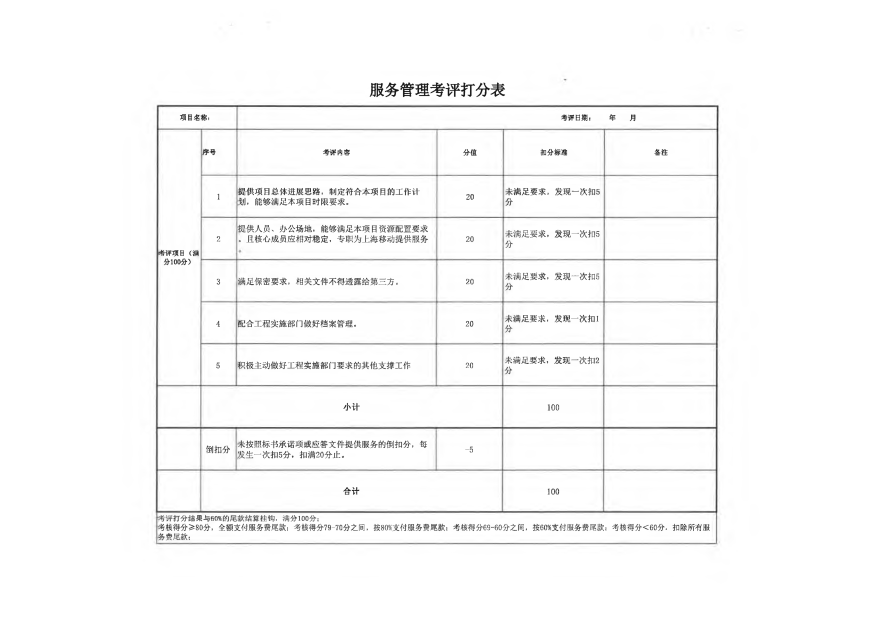
#> input picture cmp_landscape_raw.png, 1753 x 1240 px (shown at 1/2 size)
$ python -i _probe_page4_ocr_orient.py   (imports and definitions only)
#> lines starting #> are read from the running program, lines starting #| are printed output that depends on the picture; after the words box and inside, x2 and y2 are one past the last pixel; in counts of white or black regions, pixels touching at a corner belong together
### server/backend/volc_ocr.py
"""火山引擎 OCR — 智能文档解析 (ocr_pdf) + 通用文字识别 (ocr_normal)。"""
import base64
import copy
import json
import logging
import os
import re
import shutil
import subprocess
import tempfile
import urllib.request

log = logging.getLogger(__name__)

CHUNK_PAGES = 16
MAX_PAGES = 300
NORMAL_OCR_DPI = 200
IMAGE_PARSE_DPI = 400
_CONTRACT_HINTS = (
    "服务合同", "甲方", "乙方", "CMCCTD", "签字/盖章", "合同专用章", "监测项目",
)
_TASK_CHECKLIST_HINTS = ("任务清单", "考评项目", "扣分标准", "你需要做什么", "要准备的资料")
_DENSE_TABLE_HINTS = (
    "规格书", "概况", "标高", "基坑", "监测", "参数", "结构概况", "技术规格", "单体",
)
_SCORING_FORM_HINTS = ("考评打分表", "服务管理考评", "考评得分", "扣分标准", "考评内容")
_SCORING_TABLE_HEADERS = frozenset({"序号", "考评内容", "分值", "扣分标准", "备注", "考评标准", "扣分", "得分"})
_SCORING_TABLE_COL_RATIOS = {
    5: [0.06, 0.36, 0.08, 0.36, 0.14],
    6: [0.08, 0.06, 0.36, 0.12, 0.18, 0.20],  # WPS reference: 序号/考评内容/考评标准/分值/扣分/得分
}
_BLANK_PAGE_MIN_CHARS = 15
_BLANK_PAGE_SNAPSHOT_DPI = 150
ENV_PATH = os.environ.get("TOOLBOX_ENV", "/home/toolbox/toolbox.env")


# [14 lines left out: functions _fitz_pixmap, _fitz_save_pix, not called in this run]

# 常见水印碎片（含 OCR 误识变体）
_STATIC_WATERMARKS = {
    "臻子至善", "李于至善", "生臻子至善", "德厚生臻子至美", "德厚生臻子",
    "正德厚生", "正德厚生臻子", "哪生臻子", "臻予玉", "想", "于至善", "厚",
    "正德厚生臻子不", "生牛", "器", "德厚生", "名厚生",
}
_WATERMARK_FRAG_RES = [
    re.compile(r"德厚生臻子至美\s*"),
    re.compile(r"德厚生\s*"),
    re.compile(r"正德厚生?\s*"),
    re.compile(r"正臻子\s*"),
    re.compile(r"名厚生\s*"),
    re.compile(r"正德厚生臻子不?\"?\s*"),
    re.compile(r"臻子至善"),
    re.compile(r"李于至善"),
    re.compile(r"生臻子至善"),
    re.compile(r"于至善[。.]?\s*"),
    re.compile(r"哪生臻子不\"?\s*"),
    re.compile(r"臻予玉\s*"),
    re.compile(r"臻、\s*"),
]
_TABLE_CELL_RE = re.compile(r"<t[dh]([^>]*)>(.*?)</t[dh]>", re.I | re.S)
_ATTR_SPAN_RE = re.compile(r'(rowspan|colspan)\s*=\s*["\']?(\d+)', re.I)
_TASK_TABLE_HEADERS = frozenset({"时间", "任务名称", "你需要做什么", "要准备的资料"})
_TASK_TABLE_COL_RATIOS = {
    4: [0.10, 0.28, 0.32, 0.30],
    5: [0.12, 0.28, 0.14, 0.46],
}
_CHECKLIST_TITLE_BLUE = "03427A"
_CHECKLIST_SECTION_RED = "C60000"
_CHECKLIST_SUBTITLE_RED = "C50000"
_CHECKLIST_TABLE_HEAD_BG = "1E4D78"
_CHECKLIST_TABLE_HEAD_FG = "FFFFFF"
_CHECKLIST_TABLE_ACCENT_BG = "FEF2DF"
# Generic OCR fixes: common misreads in Chinese scanned documents.
# Document-specific corrections (company names, project codes, exact dates)
# should NOT go here — they break other contracts. Put them in a per-document
# JSON sidecar file named <contract_id>_ocr_fixes.json instead.
_OCR_FIXES = [
    # Common character confusions
    (re.compile(r"56生态"), "5G生态"),
    (re.compile(r"勤察"), "勘察"),
    (re.compile(r"粉察"), "勘察"),
    (re.compile(r"勒茶"), "勘察"),
    (re.compile(r"限眼同的求"), "按照"),
    (re.compile(r"甲防"), "甲方"),
    (re.compile(r"平方"), "甲方"),
    (re.compile(r"上渣"), "上海"),
    (re.compile(r"勤装"), "勘察"),
    (re.compile(r"黑章"), "盖章"),
    (re.compile(r"舍:\s*公"), "："),
    (re.compile(r"授校"), "授权"),
    (re.compile(r"仅器"), "仪器"),
    (re.compile(r"寄注"), "备注"),
    (re.compile(r"个同专用章"), "合同专用章"),
    # IT terminology
    (re.compile(r"[1I]硬件"), "IT硬件"),
    (re.compile(r"SU[\\／/]系统"), "SDN系统"),
    (re.compile(r"报客户机"), "瘦客户机"),
]
_IMG_MD_RE = re.compile(r"!\[[^\]]*\]\((https?://[^)]+)\)")
_IMG_MD_LINE_RE = re.compile(r"^\s*!\[[^\]]*\]\([^)]+\)\s*$")
_HEADING_MD_RE = re.compile(r"^#{1,6}\s+")
_TABLE_HTML_RE = re.compile(r"<table[\s\S]*?</table>", re.I)
_TABLE_CELL_TAG_RE = re.compile(r"</?t[dh]\b", re.I)
_DEGRADED_OCR_WARNING = (
    "智能文档解析未能还原版式或表格，已改用通用文字识别输出文字；"
    "如需完整表格，请使用电子版 PDF 或在 WPS 中转换"
)


# [20 lines left out: functions _load_env_file, volc_credentials, not called in this run]


def volc_configured():
    ak, sk = volc_credentials()
    return bool(ak and sk)


# [72 lines left out: functions pdf_page_count, _ocr_pdf_chunk, _parse_ocr_detail, _image_parse_dpi, _ocr_blob, not called in this run]


def _looks_like_contract(markdown="", details=None):
    blob = _ocr_blob(markdown, details)
    return sum(1 for h in _CONTRACT_HINTS if h in blob) >= 2


# [82 lines left out: functions _looks_like_task_checklist, _preprocessed_ocr_path, _visual_service, _strip_image_markdown, _text_has_substance, _block_has_substance and 1 more, not called in this run]


def _markdown_has_usable_content(markdown):
    return _text_has_substance(markdown or "")


# [266 lines left out: functions _doc_parse_image_only, _detail_looks_fragmented, _detail_needs_image_mode, _page_rgb_and_b64, _ocr_normal_page, volc_ocr_image_text and 6 more, not called in this run]


def _ocr_pdf_image_page(visual, image_b64):
    return _ocr_pdf_image_page_data(visual, image_b64).get("markdown") or ""


# [651 lines left out: functions _pdf_image_mode_pages, pdf_to_markdown_image_mode, pdf_to_detail_image_mode, _set_cell_shading, _set_cell_alignment, _set_cell_text_style and 22 more, not called in this run]


_SIG_TEXT_HINTS = (
    "签字", "盖章", "签章", "日期", "甲方", "乙方", "合同专用章",
    "授权代表", "法定代表人", "第八条", "第九条", "签字页", "签章页",
)


def _is_sig_relevant_text(text):
    text = text or ""
    return any(h in text for h in _SIG_TEXT_HINTS)


# [167 lines left out: functions _is_noise_text, _keep_cover_text, _begin_landscape_section, _begin_portrait_section, _sync_doc_section_to_pdf, _set_row_height and 4 more, not called in this run]


def _seal_extract_enabled():
    _load_env_file()
    return os.environ.get("VOLC_EXTRACT_SEAL", "1").strip().lower() not in ("0", "false", "no")


# [8 lines left out: function _pdf_page_landscape, not called in this run]


_PAGE_LAYOUT_CACHE = {}

# 页面版式 / 扫描校正分类（表格页）
# portrait_upright  — 正坐表（page_6）：竖版 A4，表头在上
# sideways_ccw/cw   — 侧躺约 90°（扫描横着放）
# upside_down       — 颠倒约 180°
# skewed            — 仅歪斜（如约 8° 没放正）
# landscape_native  — 真横版页
# pdf_rotated_meta  — PDF /Rotate 元数据


def _clear_page_layout_cache():
    _PAGE_LAYOUT_CACHE.clear()


# [10 lines left out: function _pdf_page_rotation_meta, not called in this run]


def _render_page_bgr(pdf_path, page_index, dpi):
#> further down, picture is the input picture: shape (1240, 1753, 3); min 19, max 255, mean 248.5
    import cv2
    import fitz
    import numpy as np

    doc = fitz.open(pdf_path)
    try:
        page = doc[page_index]
        pix = _fitz_pixmap(page, matrix=fitz.Matrix(dpi / 72.0, dpi / 72.0), alpha=False)
        arr = np.frombuffer(pix.samples, dtype=np.uint8).reshape(pix.height, pix.width, pix.n)
        if pix.n >= 3:
            return cv2.cvtColor(arr, cv2.COLOR_RGB2BGR)
        return arr
    finally:
        doc.close()


# [110 lines left out: functions _render_page_bgr_rotated, _rotate_bgr, _page_ink_binary, _ink_cover_metrics, _detect_fine_skew_deg, _orientation_alignment_score and 2 more, not called in this run]


def _orientation_combined_score(img_bgr):
    return _orientation_alignment_score(img_bgr) + _upright_header_score(img_bgr) * 0.003


# [193 lines left out: functions _detect_visual_sideways_rotation, _detect_coarse_rotation_osd, _detect_best_coarse_rotation, _deskew_bgr, _layout_kind_from_rotation, _classify_page_layout and 5 more, not called in this run]


def _layout_needs_sideways_handling(layout):
    return _layout_needs_orientation_handling(layout)


# [163 lines left out: functions _raw_text_len, _meaningful_text_len, _page_has_image_blocks, _page_has_table, _page_table_quality, _table_semantic_score and 7 more, not called in this run]


def _page_table_cell_count(page, page_md=""):
    return len(re.findall(r"<t[dh]", _page_table_blob(page, page_md), re.I))


# [76 lines left out: functions _page_has_large_image_block, _page_render_stats, _page_is_blank_risk, _page_is_dense_table, _page_table_quality_abnormal, not called in this run]


def _extract_md_tables(page_md):
    return _TABLE_HTML_RE.findall(page_md or "")


# [165 lines left out: functions _table_html_quality, _pick_best_table_html, _prepare_dual_channel_page, _page_non_table_meaningful_len, _render_remaining_md_tables, _doc_body_text_len and 5 more, not called in this run]


_FLOAT_IMG_ID = [200]


# [264 lines left out: functions _get_page_emu_size, _add_floating_image, _embed_extracted_seals, _resolve_block_image_path, _embed_ocr_image_blocks, _embed_signatures and 1 more, not called in this run]


def _set_run_font(run, bold=False, italic=False):
    run.bold = bool(bold)
    run.italic = bool(italic)


# [42 lines left out: functions _add_text_paragraph, _box_metrics, _infer_alignment, not called in this run]


_COVER_CONTENT_PT = 680.0


def _box_target_y_pt(box, page_hw):
    _, ph, _, y0, _, _ = _box_metrics(box or {}, page_hw)
    return y0 / max(ph, 1) * _COVER_CONTENT_PT


# [1420 lines left out: functions _estimate_para_height_pt, _space_before_cover_pt, _space_before_pt, _set_run_font_style, _cover_text_style, _get_cached_page_rgb and 33 more, not called in this run]

### _probe_page4_ocr_orient.py
#!/usr/bin/env python3
"""Score page_4 at 4 rotations using quick OCR / line structure."""
import os
import sys
import tempfile

sys.path.insert(0, os.path.join(os.path.dirname(__file__), "server", "backend"))

PDF = r"C:\Users\paz\Desktop\P T W 测试\page_4.pdf"
import volc_ocr as vo

# [1 line that did not run here, left out]

HINTS = ("考评打分表", "服务管理考评", "考评内容", "扣分标准", "序号", "分值", "备注", "小计", "合计")


def score_text(text):
    if not text:
        return 0.0
    hits = sum(1 for h in HINTS if h in text)
    cjk = sum(1 for c in text if "\u4e00" <= c <= "\u9fff")
    return hits * 15 + min(cjk, 200) * 0.5


def line_structure_score(bgr):
    import cv2
    import numpy as np

    gray = cv2.cvtColor(bgr, cv2.COLOR_BGR2GRAY)
    _, binary = cv2.threshold(gray, 0, 255, cv2.THRESH_BINARY_INV + cv2.THRESH_OTSU)
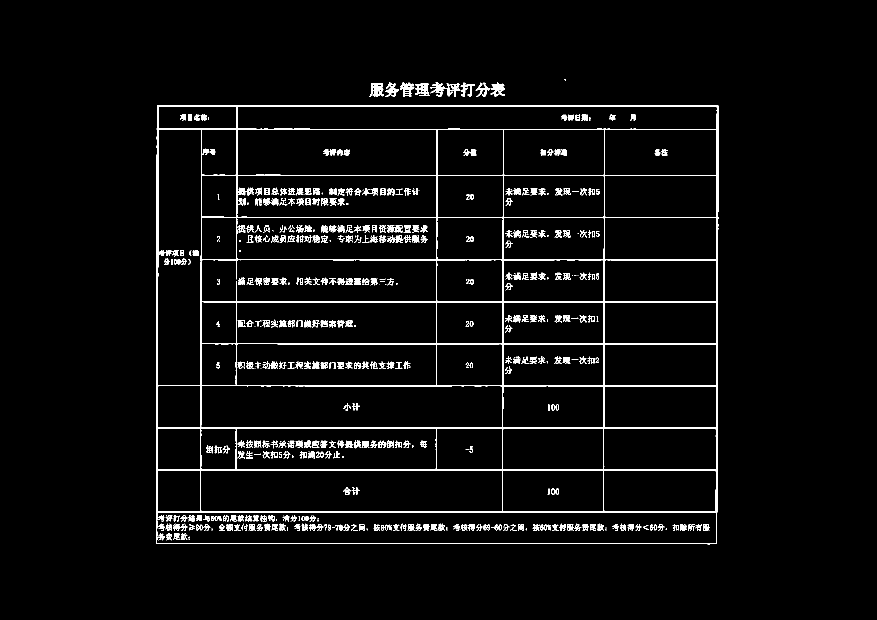
#> binary: shape (1240, 1753) (shown at 1/2 size); 3.7% white in thin lines or dots, all inside (x1, y1, x2, y2) = (312, 158, 1437, 1089)
    h, w = binary.shape
#> h = 1240; w = 1753
    hk = cv2.getStructuringElement(cv2.MORPH_RECT, (max(20, w // 30), 1))
    vk = cv2.getStructuringElement(cv2.MORPH_RECT, (1, max(20, h // 30)))
#> vk = 41 values from 1 to 1
    hlines = cv2.morphologyEx(binary, cv2.MORPH_OPEN, hk)
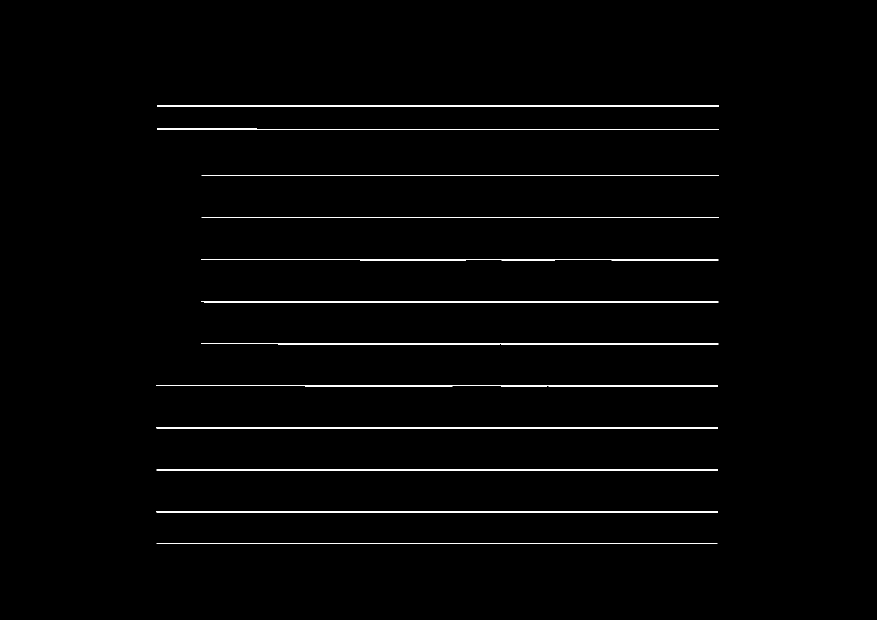
#> hlines: shape (1240, 1753) (shown at 1/2 size); 1.4% white; 12 white regions, largest, box (x1, y1, x2, y2) and area: (313, 1022, 1436, 1026) 3801, (313, 854, 1436, 858) 3617, (315, 210, 1438, 214) 3609
    vlines = cv2.morphologyEx(binary, cv2.MORPH_OPEN, vk)
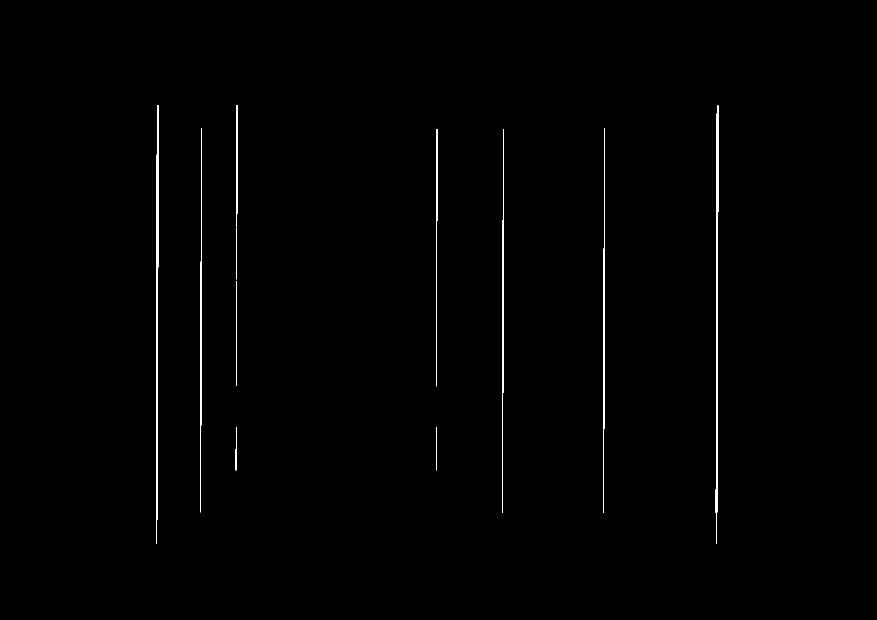
#> vlines: shape (1240, 1753) (shown at 1/2 size); 0.58% white; 11 white regions, largest, box (x1, y1, x2, y2) and area: (312, 210, 317, 1088) 3106, (1431, 210, 1437, 1088) 2893, (1206, 257, 1210, 1025) 1597
    hsum = float(hlines.sum())
#> hsum = 7824930
    vsum = float(vlines.sum())
#> vsum = 3229065
    ratio = hsum / max(vsum, 1.0)
#> ratio = 2.42
    # upright table: more horizontal lines than vertical (rows)
    return ratio


def tesseract_osd(bgr):
    try:
        import cv2
        import pytesseract
        from PIL import Image

        rgb = cv2.cvtColor(bgr, cv2.COLOR_BGR2RGB)
        pil = Image.fromarray(rgb)
        osd = pytesseract.image_to_osd(pil, output_type=pytesseract.Output.DICT)
        return osd
    except Exception as e:
        return {"error": str(e)}


# [30 lines not run here, left out]

>>> import cv2
>>> picture = cv2.imread('cmp_landscape_raw.png')
>>> result = line_structure_score(picture)
#> result = 2.42
